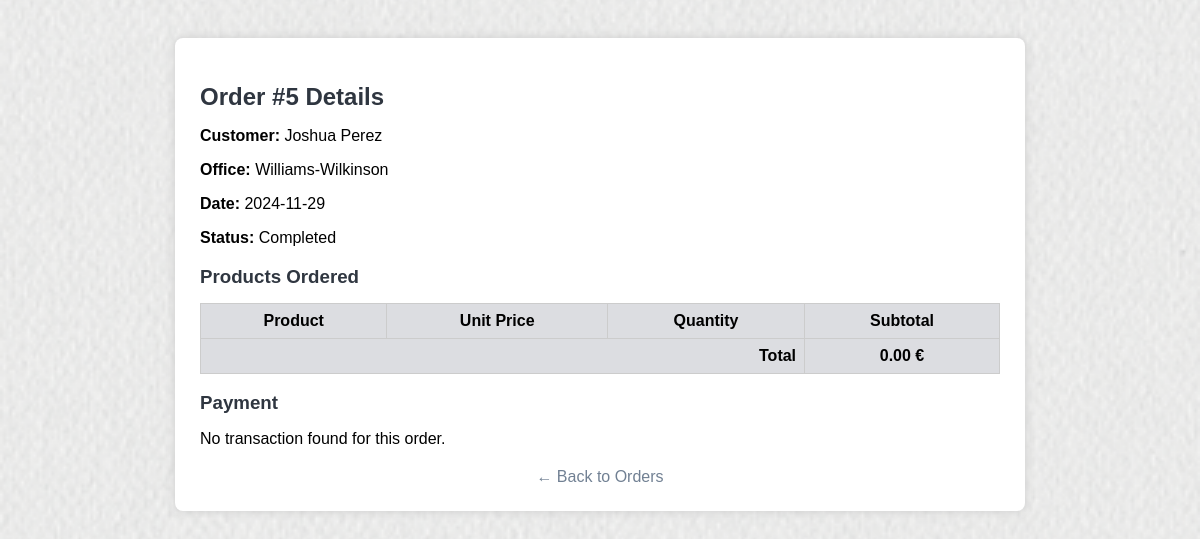
/Factory/customers_orders/order_details.php?order_id=5, run on the app's committed database.
### tables this page shows
CREATE TABLE IF NOT EXISTS `order` (
  `OrderID` int NOT NULL AUTO_INCREMENT,
  `CustomerID` int DEFAULT NULL,
  `OfficeID` int DEFAULT NULL,
  `OrderDate` date DEFAULT NULL,
  `Status` enum('Pending','Completed','Cancelled') DEFAULT NULL,
  PRIMARY KEY (`OrderID`),
  KEY `CustomerID` (`CustomerID`),
  KEY `OfficeID` (`OfficeID`)
);

CREATE TABLE IF NOT EXISTS `customer` (
  `CustomerID` int NOT NULL AUTO_INCREMENT,
  `FullName` varchar(100) DEFAULT NULL,
  `Phone` varchar(20) DEFAULT NULL,
  `Email` varchar(100) DEFAULT NULL,
  `Address` varchar(200) DEFAULT NULL,
  `RegisteredDate` date DEFAULT NULL,
  PRIMARY KEY (`CustomerID`)
);

CREATE TABLE IF NOT EXISTS `office` (
  `OfficeID` int NOT NULL,
  `Name` varchar(100) DEFAULT NULL,
  `Location` varchar(200) DEFAULT NULL,
  `Phone` varchar(20) DEFAULT NULL,
  `Email` varchar(100) DEFAULT NULL,
  `ManagerID` int DEFAULT NULL,
  PRIMARY KEY (`OfficeID`)
);

### Factory/customers_orders/order_details.php (the view, shortened to what this page needs)
<?php
require_once '../config.php';
$orderID = $_GET['order_id'];
$sql = "
    SELECT o.OrderID, o.OrderDate, o.Status,
           c.FullName, f.Name AS OfficeName
    FROM `order` o
    LEFT JOIN customer c ON o.CustomerID = c.CustomerID
    LEFT JOIN office f ON o.OfficeID = f.OfficeID
    WHERE o.OrderID = ?
";
$stmt = $conn->prepare($sql);
$stmt->bind_param("i", $orderID);
$stmt->execute();
$order = $stmt->get_result()->fetch_assoc();
$transaction = $conn->query("SELECT * FROM transaction WHERE OrderID = $orderID")->fetch_assoc();
?>
<!DOCTYPE html>
<html lang="en">
<head>
</head>
<body>
<div class="container">
    <h2>Order #<?= $order['OrderID'] ?> Details</h2>
    <p><strong>Customer:</strong> <?= htmlspecialchars($order['FullName'] ?? '') ?></p>
    <p><strong>Office:</strong> <?= htmlspecialchars($order['OfficeName']) ?></p>
    <p><strong>Date:</strong> <?= $order['OrderDate'] ?></p>
    <p><strong>Status:</strong> <?= $order['Status'] ?></p>
    <h3>Products Ordered</h3>
    <table>
        <thead>
            <tr><th>Product</th><th>Unit Price</th><th>Quantity</th><th>Subtotal</th></tr>
        </thead>
        <?php
        $total = 0;
        ?>
        <tfoot>
            <tr><th colspan="3" style="text-align:right;">Total</th><th><?= number_format($total, 2) ?> €</th></tr>
        </tfoot>
    </table>
    <h3>Payment</h3>
    <?php if ($transaction): ?>
        <p><strong>Paid:</strong> <?= number_format($transaction['AmountPaid'], 2) ?> €</p>
        <p><strong>Method:</strong> <?= $transaction['Method'] ?></p>
        <p><strong>Status:</strong> <?= $transaction['Status'] ?></p>
        <p><strong>Date:</strong> <?= $transaction['PaymentDate'] ?></p>
    <?php else: ?>
        <p>No transaction found for this order.</p>
    <?php endif; ?>
    <a class="back-link" href="orders.php">← Back to Orders</a>
</div>
</body>
</html>

### Factory/customers_orders/order_details.php (style rules this page uses)
body { background-image: url('../images/fabric_1.png'); background-size: cover; background-position: center; background-repeat: no-repeat; background-attachment: fixed; font-family: Arial; background-color: #f5f6fa; padding: 30px; }
.container { max-width: 800px; margin: auto; background-color: white; padding: 25px; border-radius: 8px; box-shadow: 0 0 10px #ccc; }
h2, h3 { color: #2f3640; margin-bottom: 10px; }
table { width: 100%; margin-top: 15px; border-collapse: collapse; background: #fff; }
th, td { border: 1px solid #ccc; padding: 8px; }
th { background: #dcdde1; }
.back-link { display: block; margin-top: 20px; text-align: center; color: #718093; text-decoration: none; }

### data on the page
order: OrderID "5", CustomerID.FullName "Joshua Perez", OfficeID.Name "Williams-Wilkinson", OrderDate "2024-11-29", Status "Completed"

### other printed values
$total "0.00"
